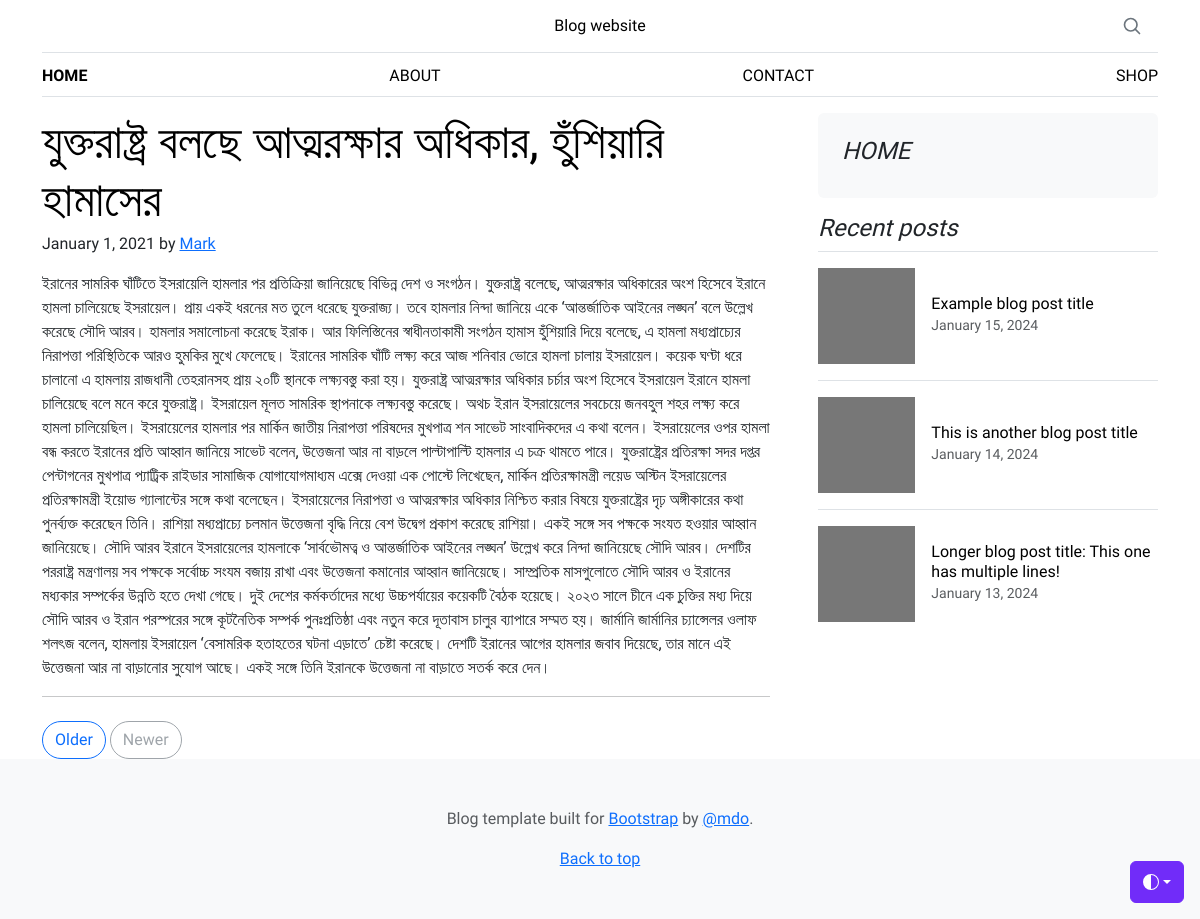
The app's page /post/2/ with its own data.
### blog/models.py (models this page shows)
class Post(models.Model):
    title = models.CharField(max_length=200)
    body = models.TextField()

### blog/views.py (the view)
# urls.py: path('post/<int:post_id>/', views.detail, name='detail'),
def detail(request, post_id):
    post = Post.objects.get(id=post_id)
    page_title = 'Post || ' + post.title
    context = {
        'post': post,
        'page_title': page_title
    }
    return render(request, 'blog/detail.html', context)

### blog/templates/blog/detail.html (shortened to what this page needs)
<!DOCTYPE html>
<html>
    <head>
        <link href="https://cdn.jsdelivr.net/npm/bootstrap@5.3.3/dist/css/bootstrap.min.css" rel="stylesheet">
    </head>
<body>
  <div class="dropdown position-fixed bottom-0 end-0 mb-3 me-3 bd-mode-toggle">
    <button class="btn btn-bd-primary py-2 dropdown-toggle d-flex align-items-center"
            id="bd-theme"
            type="button"
            aria-expanded="false"
            data-bs-toggle="dropdown"
            aria-label="Toggle theme (auto)">
      <svg class="bi my-1 theme-icon-active" width="1em" height="1em"><use href="#circle-half"></use></svg>
    </button>
  </div>
<div class="container">
<header class="border-bottom lh-1 py-3">
  <div class="row flex-nowrap justify-content-between align-items-center">
    <div class="col-4 pt-1">
    </div>
    <div class="col-4 text-center">
      <a class="blog-header-logo text-body-emphasis text-decoration-none" href="#">Blog website</a>
    </div>
    <div class="col-4 d-flex justify-content-end align-items-center">
      <a class="link-secondary" href="#" aria-label="Search">
        <svg xmlns="http://www.w3.org/2000/svg" width="20" height="20" fill="none" stroke="currentColor" stroke-linecap="round" stroke-linejoin="round" stroke-width="2" class="mx-3" role="img" viewBox="0 0 24 24"><title>Search</title><circle cx="10.5" cy="10.5" r="7.5"/><path d="M21 21l-5.2-5.2"/></svg>
      </a>
    </div>
  </div>
</header>
<div class="nav-scroller py-1 mb-3 border-bottom">
  <nav class="nav nav-underline justify-content-between">
    <a class="nav-item nav-link link-body-emphasis active" href="{% url 'index' %}">HOME</a>
    <a class="nav-item nav-link link-body-emphasis" href="#">ABOUT</a>
    <a class="nav-item nav-link link-body-emphasis" href="#">CONTACT</a>
    <a class="nav-item nav-link link-body-emphasis" href="#">SHOP</a>
  </nav>
</div>
</div>
<main class="container">
<div class="row g-5">
  <div class="col-md-8">
    <div class="row mb-2">
      <article class="blog-post">
        <h2 class="display-5 link-body-emphasis mb-1">{{ post.title }}</h2>
        <p class="blog-post-meta">January 1, 2021 by <a href="#">Mark</a></p>
        <p>{{ post.body }}</p>
        <hr>
      </article>
      </div>
    <nav class="blog-pagination" aria-label="Pagination">
      <a class="btn btn-outline-primary rounded-pill" href="#">Older</a>
      <a class="btn btn-outline-secondary rounded-pill disabled" aria-disabled="true">Newer</a>
    </nav>
  </div>
  <div class="col-md-4">
    <div class="position-sticky" style="top: 2rem;">
      <div class="p-4 mb-3 bg-body-tertiary rounded">
        <h4 class="fst-italic">HOME</h4>
      </div>
      <div>
        <h4 class="fst-italic">Recent posts</h4>
        <ul class="list-unstyled">
          <li>
            <a class="d-flex flex-column flex-lg-row gap-3 align-items-start align-items-lg-center py-3 link-body-emphasis text-decoration-none border-top" href="#">
              <svg class="bd-placeholder-img" width="100%" height="96" xmlns="http://www.w3.org/2000/svg" aria-hidden="true" preserveAspectRatio="xMidYMid slice" focusable="false"><rect width="100%" height="100%" fill="#777"/></svg>
              <div class="col-lg-8">
                <h6 class="mb-0">Example blog post title</h6>
                <small class="text-body-secondary">January 15, 2024</small>
              </div>
            </a>
          </li>
          <li>
            <a class="d-flex flex-column flex-lg-row gap-3 align-items-start align-items-lg-center py-3 link-body-emphasis text-decoration-none border-top" href="#">
              <svg class="bd-placeholder-img" width="100%" height="96" xmlns="http://www.w3.org/2000/svg" aria-hidden="true" preserveAspectRatio="xMidYMid slice" focusable="false"><rect width="100%" height="100%" fill="#777"/></svg>
              <div class="col-lg-8">
                <h6 class="mb-0">This is another blog post title</h6>
                <small class="text-body-secondary">January 14, 2024</small>
              </div>
            </a>
          </li>
          <li>
            <a class="d-flex flex-column flex-lg-row gap-3 align-items-start align-items-lg-center py-3 link-body-emphasis text-decoration-none border-top" href="#">
              <svg class="bd-placeholder-img" width="100%" height="96" xmlns="http://www.w3.org/2000/svg" aria-hidden="true" preserveAspectRatio="xMidYMid slice" focusable="false"><rect width="100%" height="100%" fill="#777"/></svg>
              <div class="col-lg-8">
                <h6 class="mb-0">Longer blog post title: This one has multiple lines!</h6>
                <small class="text-body-secondary">January 13, 2024</small>
              </div>
            </a>
          </li>
        </ul>
      </div>
    </div>
  </div>
</div>
</main>
<footer class="py-5 text-center text-body-secondary bg-body-tertiary">
<p>Blog template built for <a href="https://getbootstrap.com/">Bootstrap</a> by <a href="https://twitter.com/mdo">@mdo</a>.</p>
<p class="mb-0">
  <a href="#">Back to top</a>
</p>
</footer>
</body>
</html>

### blog/templates/blog/detail.html (style rules this page uses)
body { font-family: "Tiro Bangla", serif; font-style: normal; }
.bd-placeholder-img { font-size: 1.125rem; text-anchor: middle; -webkit-user-select: none; -moz-user-select: none; user-select: none; }
.bi { vertical-align: -.125em; fill: currentColor; }
.nav-scroller { position: relative; z-index: 2; height: 2.75rem; overflow-y: hidden; }
.nav-scroller .nav { display: flex; flex-wrap: nowrap; padding-bottom: 1rem; margin-top: -1px; overflow-x: auto; text-align: center; white-space: nowrap; -webkit-overflow-scrolling: touch; }
.btn-bd-primary { --bd-violet-bg: #712cf9; --bd-violet-rgb: 112.520718, 44.062154, 249.437846; --bs-btn-font-weight: 600; --bs-btn-color: var(--bs-white); --bs-btn-bg: var(--bd-violet-bg); --bs-btn-border-color: var(--bd-violet-bg); --bs-btn-hover-color: var(--bs-white); --bs-btn-hover-bg: #6528e0; --bs-btn-hover-border-color: #6528e0; --bs-btn-focus-shadow-rgb: var(--bd-violet-rgb); --bs-btn-active-color: var(--bs-btn-hover-color); --bs-btn-active-bg: #5a23c8; --bs-btn-active-border-color: #5a23c8; }
.bd-mode-toggle { z-index: 1500; }

### records on screen
Post: title "যুক্তরাষ্ট্র বলছে আত্মরক্ষার অধিকার, হুঁশিয়ারি হামাসের", body "ইরানের সামরিক ঘাঁটিতে ইসরায়েলি হামলার পর প্রতিক্রিয়া জানিয়েছে বিভিন্ন দেশ ও সংগঠন। যুক্তরাষ্ট্র বলেছে, আত্মরক্ষার অধিকারের অংশ হিসেবে ইরানে হামলা চালিয়েছে ইসরায়েল। প্রায় একই ধরনের মত তুলে ধরেছে যুক্তরাজ্য। তবে হামলার নিন্দা জানিয়ে একে ‘আন্তর্জাতিক আইনের লঙ্ঘন’ বলে উল্লেখ করেছে সৌদি আরব। হামলার সমালোচনা করেছে ইরাক। আর ফিলিস্তিনের স্বাধীনতাকামী সংগঠন হামাস হুঁশিয়ারি দিয়ে বলেছে, এ হামলা মধ্যপ্রাচ্যের নিরাপত্তা পরিস্থিতিকে আরও হুমকির মুখে ফেলেছে। ইরানের সামরিক ঘাঁটি লক্ষ্য করে আজ শনিবার ভোরে হামলা চালায় ইসরায়েল। কয়েক ঘণ্টা ধরে চালানো এ হামলায় রাজধানী তেহরানসহ প্রায় ২০টি স্থানকে লক্ষ্যবস্তু করা হয়। যুক্তরাষ্ট্র আত্মরক্ষার অধিকার চর্চার অংশ হিসেবে ইসরায়েল ইরানে হামলা চালিয়েছে বলে মনে করে…"
